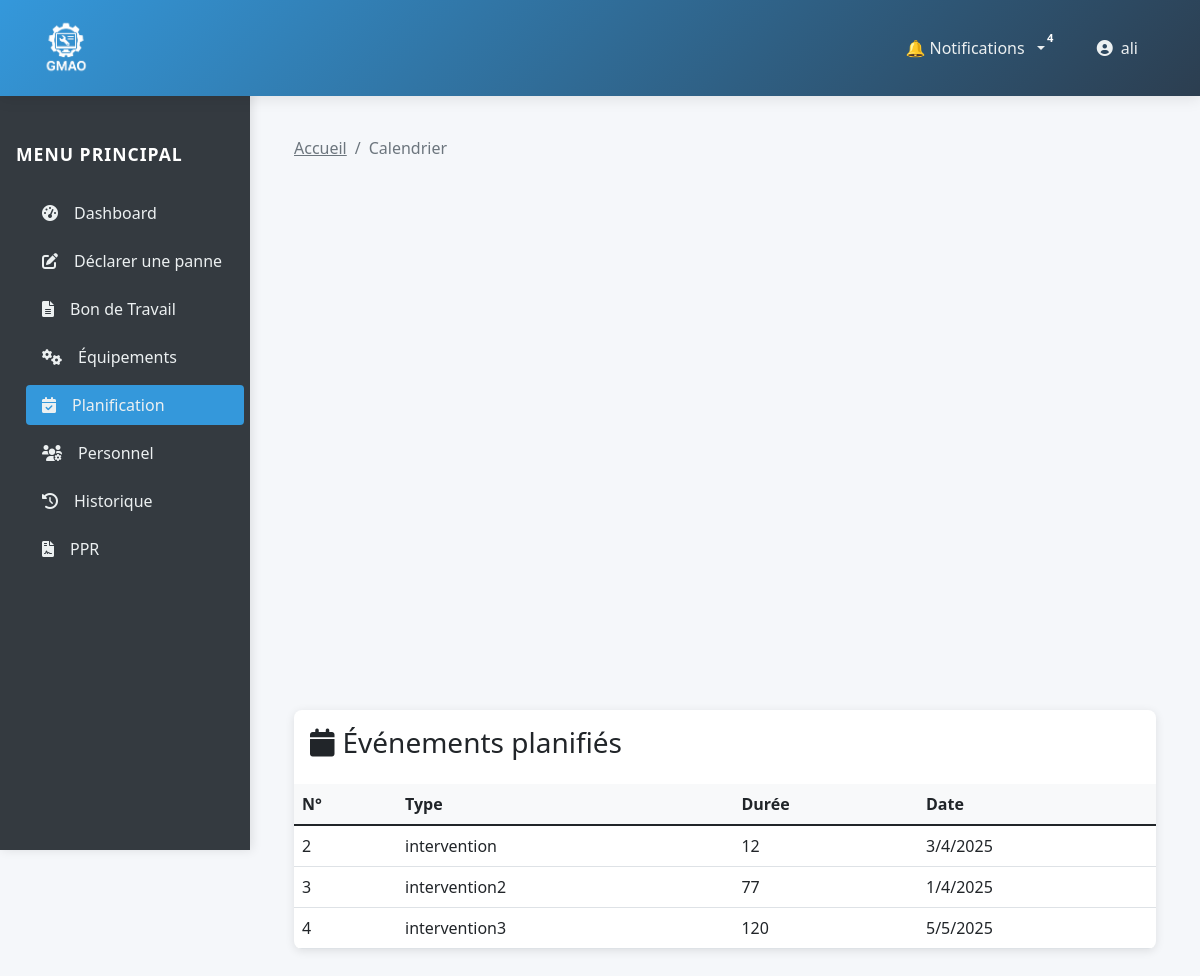
The app's page /comptes/planning/ (signed in) with its own data.
### monapp/models.py (models this page shows)
class HistoriquePlanning(models.Model):
    N = models.AutoField(primary_key=True)
    type = models.CharField(max_length=200)
    duree = models.IntegerField()
    jour = models.IntegerField()
    mois = models.IntegerField()
    ans = models.IntegerField()

### monapp/views.py (the view)
# urls.py: path('comptes/planning/', views.planning_view, name='planning'),
def planning_view(request):
    form = HistoriquePlanningForm()
    eve = HistoriquePlanning.objects.all()
    return render(request, 'monapp/planning.html', {'form': form,'eve': eve })

### monapp/context_processors.py (called while the page is built)
def notifications_context(request):
    if request.user.is_authenticated:
        notifications = Notification.objects.filter(user=request.user, is_read=False).order_by('-date')
        return {'notifications': notifications}
    return {}

### monapp/templates/monapp/planning.html (shortened to what this page needs)
{% extends 'monapp/base.html' %}
{% load static %}
{% block content %}
<html lang="fr">
<head>
</head>
<body>
    <div class="container-fluid">
        <div class="row flex-nowrap">
            <div class="col-auto col-md-3 col-xl-2 px-0 sidebar">
                <div class="d-flex flex-column align-items-center align-items-sm-start px-3 pt-4 text-white min-vh-100">
                    <h5 class="sidebar-title mb-4">Menu Principal</h5>
                    <ul class="nav nav-pills flex-column mb-sm-auto mb-0 align-items-center align-items-sm-start w-100">
                        <li class="nav-item w-100">
                            <a href="{% url 'accueil' %}" class="nav-link text-white">
                                <i class="fas fa-tachometer-alt me-2"></i>Dashboard
                            </a>
                        </li>
                        <li class="nav-item w-100">
                            <a href="{% url 'declarer_panne' %}" class="nav-link text-white">
                                <i class="fa-solid fa-pen-to-square me-2"></i>Déclarer une panne
                            </a>
                        </li>
                        <li class="nav-item w-100">
                            <a href="{% url 'bon_form' %}" class="nav-link text-white">
                                <i class="fas fa-file-alt me-2"></i>Bon de Travail
                            </a>
                        </li>
                        <li class="nav-item w-100">
                            <a href="{% url 'equipments' %}" class="nav-link text-white">
                                <i class="fas fa-cogs me-2"></i>Équipements
                            </a>
                        </li>
                        <li class="nav-item w-100">
                            <a href="{% url 'planning' %}" class="nav-link text-white active">
                                <i class="fas fa-calendar-check me-2"></i>Planification
                            </a>
                        </li>
                        <li class="nav-item w-100">
                            <a href="{% url 'personnel_list' %}" class="nav-link text-white">
                                <i class="fas fa-users-cog me-2"></i>Personnel
                            </a>
                        </li>
                        <li class="nav-item w-100">
                            <a href="{% url 'historique' %}" class="nav-link text-white">
                                <i class="fas fa-history me-2"></i>Historique
                            </a>
                        </li>
                        <li class="nav-item w-100">
                            <a href="{% url 'dashboard' %}" class="nav-link text-white">
                                <i class="fas fa-file-contract me-2"></i>PPR
                            </a>
                        </li>
                    </ul>
                </div>
            </div>
            <main class="col py-3 main-content">
                <div class="container">
                     <nav aria-label="breadcrumb">
                       <ol class="breadcrumb">
                             <li class="breadcrumb-item"><a href="{% url 'accueil' %}" class="text-secondary">Accueil</a></li>
                             <li class="breadcrumb-item active" aria-current="page">Calendrier</li>
                        </ol>
                     </nav>
                    <div id="calendar"></div>
                    <div class="events-table">
                        <h3 class="p-3"><i class="fa-solid fa-calendar me-2"></i>Événements planifiés</h3>
                        <table class="table table-hover mb-0">
                            <thead class="bg-light">
                                <tr>
                                    <th>N°</th>
                                    <th>Type</th>
                                    <th>Durée</th>
                                    <th>Date</th>
                                </tr>
                            </thead>
                            <tbody>
                                {% for ev in eve %}
                                <tr>
                                    <td>{{ ev.N }}</td>
                                    <td>{{ ev.type }}</td>
                                    <td>{{ ev.duree }}</td>
                                    <td>{{ ev.jour }}/{{ ev.mois }}/{{ ev.ans }}</td>
                                </tr>
                                {% empty %}
                                <tr>
                                    <td colspan="4" class="text-center py-4 text-muted">
                                        Aucun événement planifié
                                    </td>
                                </tr>
                                {% endfor %}
                            </tbody>
                        </table>
                    </div>
                </div>
            </main>
        </div>
    </div>
</body>
</html>
{% endblock %}

### monapp/templates/monapp/base.html (shortened to what this page needs)
<!DOCTYPE html>
{% load static %}
<html lang="fr">
<head>
    <link href="https://cdn.jsdelivr.net/npm/bootstrap@5.1.3/dist/css/bootstrap.min.css" rel="stylesheet">
    <link rel="stylesheet" href="https://cdnjs.cloudflare.com/ajax/libs/font-awesome/6.0.0/css/all.min.css">
</head>
<body>
    <nav class="top-nav navbar navbar-expand-lg navbar-dark">
        <div class="container-fluid">
            <a class="navbar-brand" href="{% url 'accueil' %}">
                <img src="{% static 'monapp/images/logo1.png' %}" alt="Logo" class="brand-logo">
            </a>
            <div class="collapse navbar-collapse" id="topNav">
                <ul class="navbar-nav ms-auto">
                   <li class="nav-item dropdown">
                <a class="nav-link dropdown-toggle position-relative" href="#" id="notifDropdown" role="button" data-toggle="dropdown" aria-haspopup="true" aria-expanded="false">
                     🔔 Notifications
                    {% if notifications|length > 0 %}
               <span class="badge badge-danger position-absolute" style="top: 0; right: 0; font-size: 0.7rem;">
                  {{ notifications|length }}
              </span>
        {% endif %}
  </a>
</li>
                    {% if user.is_authenticated %}
                        <li class="nav-item dropdown">
                            <a class="nav-link" href="#" data-bs-toggle="dropdown">
                                <i class="fas fa-user-circle"></i> {{ user.username }}
                            </a>
                        </li>
                    {% endif %}
                </ul>
            </div>
        </div>
    </nav>
    <main>
        {% block content %}{% endblock %}
    </main>
</body>
</html>

### monapp/templates/monapp/base.html (style rules this page uses)
:root { --primary-color: #2c3e50; --secondary-color: #3498db; --accent-color: #e74c3c; --light-text: #ecf0f1; --dark-text: #2c3e50; }
body { background: #f8f9fa; min-height: 100vh; }
.top-nav { background: linear-gradient(135deg, var(--primary-color) 0%, var(--secondary-color) 100%); padding: 0.8rem 1.5rem; box-shadow: 0 2px 15px rgba(0,0,0,0.1); position: fixed; top: 0; width: 100%; z-index: 1000; backdrop-filter: blur(10px); }
.nav-item { margin: 0 10px; position: relative; transition: all 0.3s cubic-bezier(0.4, 0, 0.2, 1); }
.nav-link { color: var(--light-text) !important; padding: 0.5rem 1rem !important; border-radius: 8px; transition: all 0.3s ease; display: flex; align-items: center; gap: 8px; }
.brand-logo { height: 60px; margin-right: 40px; transition: transform 0.3s ease; }
main { margin-top: 90px; padding: 30px 0; }

### monapp/templates/monapp/planning.html (style rules this page uses)
:root { --sidebar-width: 250px; --primary-color: #3498db; --secondary-color: #2c3e50; --success-color: #2ecc71; --warning-color: #f39c12; --danger-color: #e74c3c; --light-color: #f8f9fa; --dark-color: #343a40; }
body { font-family: 'Segoe UI', Roboto, 'Helvetica Neue', Arial, sans-serif; background-color: #f5f7fa; }
.sidebar { width: var(--sidebar-width); min-height: 100vh; position: fixed; left: 0; top: 0; z-index: 100; box-shadow: 2px 0 10px rgba(0,0,0,0.1); background-color: var(--dark-color); padding-top: 50px; }
.sidebar-title { color: white; font-size: 1.1rem; text-transform: uppercase; letter-spacing: 1px; font-weight: 600; margin-top: 20px; }
.nav-pills .nav-link { border-radius: 0.25rem; margin: 0.25rem 0; padding: 0.75rem 1rem; transition: all 0.3s ease; color: rgba(255,255,255,0.8); }
.nav-pills .nav-link.active { background-color: var(--primary-color); color: white; font-weight: 500; }
.main-content { margin-left: var(--sidebar-width); padding: 20px; }
#calendar { width: 100%; height: 500px; margin: 20px 0; font-size: 14px; }
.events-table { margin-top: 30px; background: white; border-radius: 8px; overflow: hidden; box-shadow: 0 2px 10px rgba(0,0,0,0.1); }

### records on screen
HistoriquePlanning: N "2", type "intervention", duree "12", jour "3", mois "4", ans "2025"
HistoriquePlanning: N "3", type "intervention2", duree "77", jour "1", mois "4", ans "2025"
HistoriquePlanning: N "4", type "intervention3", duree "120", jour "5", mois "5", ans "2025"

### other values on screen
{{ notifications|length }} "4"
{{ user.username }} "ali"
